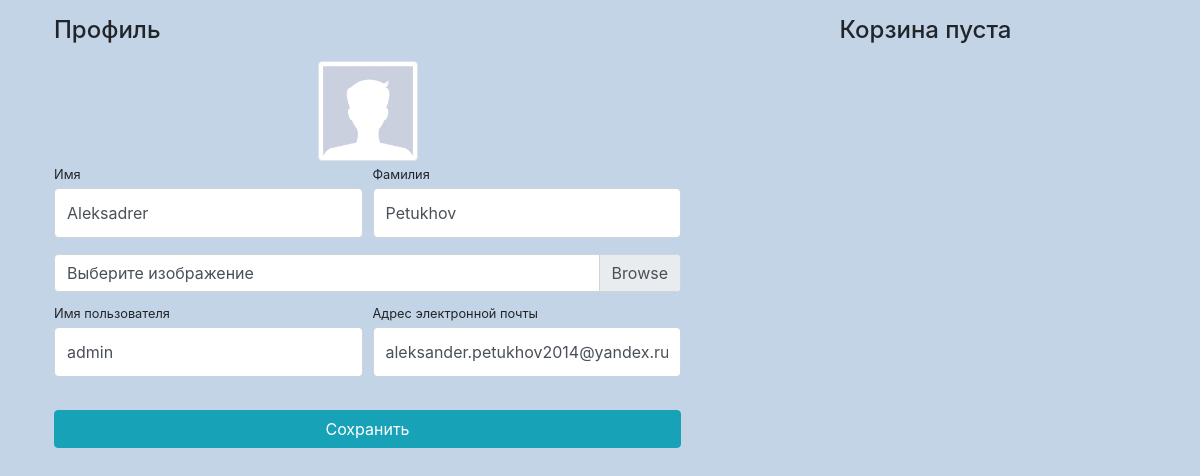
Before: /users/profile/1/ (signed in) with the older database file.
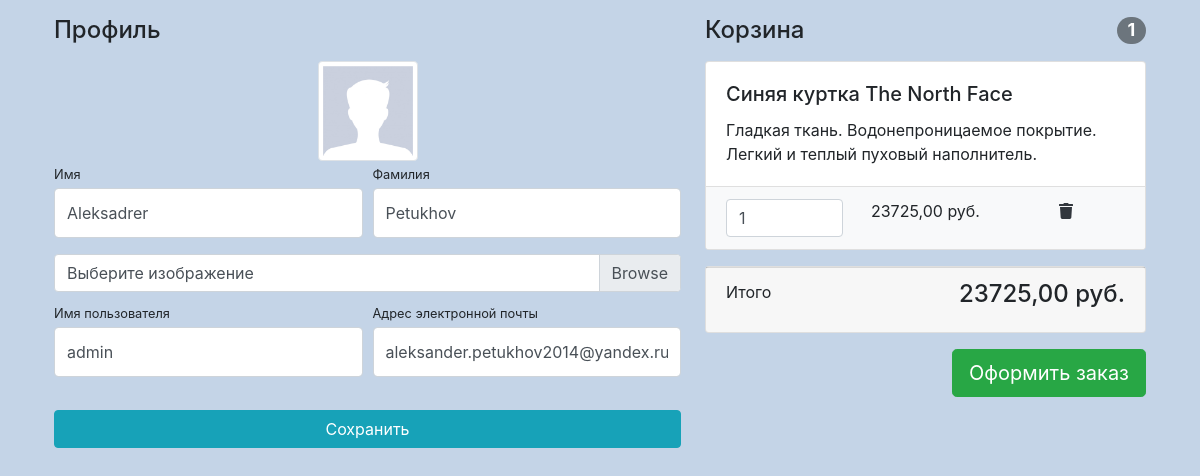
After: the same page with the newer database file.
### users/models.py (models this page shows)
class User(AbstractUser):
    image = models.ImageField(upload_to='user_images', null=True)
    is_verified = models.BooleanField(default=False)

### products/models.py (models this page shows, shortened)
class Basket(models.Model):
    user = models.ForeignKey(to=User, on_delete=models.CASCADE)
    product = models.ForeignKey(Product, on_delete=models.CASCADE)
    quantity = models.PositiveSmallIntegerField(default=0)
    created_timestamp = models.DateTimeField(auto_now_add=True)
    objects = BasketQuerySet.as_manager()
    def sum(self):
        return self.product.price * self.quantity

class Product(models.Model):
    name = models.CharField(max_length=256)
    description = models.TextField()
    price = models.DecimalField(max_digits=8, decimal_places=2)
    quantity = models.PositiveIntegerField(default=0)
    image = models.ImageField(upload_to='products_images')
    category = models.ForeignKey(ProductCategory, on_delete=models.CASCADE)
    class Meta:
        verbose_name = 'продукт'
        verbose_name_plural = 'продукты'

### users/views.py (the view, shortened to what this page needs)
class UserProfileView(TitleMixin, UpdateView):
    model = User
    form_class = UserProfileForm
    template_name = 'users/profile.html'
    title = 'Store - Профиль'
    def get_context_data(self, **kwargs: Any) -> Dict[str, Any]:
        context = super().get_context_data(**kwargs)
        context['baskets'] = Basket.objects.filter(user=self.object)
        return context

### users/forms.py
class UserProfileForm(UserChangeForm):
    first_name = forms.CharField(widget=forms.TextInput(
        attrs={'class': 'form-control py-4'}))
    last_name = forms.CharField(widget=forms.TextInput(
        attrs={'class': 'form-control py-4'}))
    image = forms.ImageField(widget=forms.TextInput(
        attrs={'class': 'custom-file-input'}), required=False)
    username = forms.CharField(widget=forms.TextInput(
        attrs={'class': 'form-control py-4'}))
    email = forms.CharField(widget=forms.TextInput(
        attrs={'class': 'form-control py-4'}))
    class Meta:
        model = User
        fields = ('first_name', 'last_name', 'image', 'username', 'email',)

### common/views.py (called while the page is built)
    def get_context_data(self, **kwargs):
        context = super(TitleMixin, self).get_context_data(**kwargs)
        context['title'] = self.title
        return context

### products/context_processors.py (called while the page is built)
def baskets(request):
    user = request.user
    return {'baskets': Basket.objects.filter(user=user) if user.is_authenticated else []}

### products/models.py (called while the page is built)
    def total_sum(self):
        return sum(basket.sum() for basket in self)

    def total_quantity(self):
        return sum(basket.quantity for basket in self)

### users/templates/users/profile.html (shortened to what this page needs)
{% extends 'users/base.html' %}
{% load static %}
{% block content %}
<div class="container">
    <div class="row">
        <div class="col-lg-7">
            <h4 class="mt-3 mb-3">Профиль</h4>
            <div class="col-lg-12 text-center">
                <img width="100" height="100"
                     src="
                     {% if user.image %}
                        {{ user.image.url }}
                     {% else %}
                        {% static 'vendor/img/users/default_avatar.jpg' %}
                     {% endif %}
                        "
                     class="img-thumbnail">
            </div>
            <form action="{% url 'users:profile' user.pk %}" method='post' enctype="multipart/form-data">
                <div class="form-row">
                    <div class="col-lg-6">
                        <div class="form-group">
                            <label class="small mb-1" for="{{form.first_name.id_for_label}}">Имя</label>
                            {{ form.first_name }}
                        </div>
                    </div>
                    <div class="col-lg-6">
                        <div class="form-group">
                            <label class="small mb-1" for="{{ form.last_name.id_for_label}}"">Фамилия</label>
                            {{ form.last_name }}
                        </div>
                    </div>
                </div>
                <div class="form-row mb-2">
                    <div class="col-lg-12">
                        <div class="custom-file">
                            <label class="custom-file-label" for="{{ form.image.id_for_label }}">Выберите изображение</label>
                        </div>
                    </div>
                </div>
                <div class="form-row">
                    <div class="col-lg-6">
                        <label class="small mb-1" for="{{ form.username.id_for_label}}">Имя пользователя</label>
                        {{ form.username }}
                    </div>
                    <div class="col-lg-6">
                        <label class="small mb-1" for="{{ form.email.id_for_label }}">Адрес электронной
                            почты</label>
                        {{ form.email }}
                    </div>
                </div>
                <div class="form-row">
                    <div class="col-lg-12" style="margin-top: 33px;">
                        <input class="btn btn-info btn-block" type="submit" value="Сохранить">
                    </div>
                </div>
            </form>
        </div>
        <div class="col-lg-5">
            {% include 'products/baskets.html' %}
        </div>
    </div>
</div>
{% endblock content %}

### users/templates/users/base.html (shortened to what this page needs)
{% load static %}
<!DOCTYPE html>
<html lang="en">
<head>
    <link href="{% static 'vendor\css\auth.css' %}" rel="stylesheet"/>
</head>
<body class="bg-primary">
<div id="layoutAuthentication">
    <div id="layoutAuthentication_content">
        {% block content %}
        {% endblock content %}
    </div>
</div>
</body>
</html>

### products/templates/products/baskets.html
{% if baskets %}
    <h4 class="mt-3 mb-3 d-flex justify-content-between align-items-center mb-3">
        Корзина <span class="badge badge-secondary badge-pill"> {{ baskets.total_quantity }} </span>
    </h4>
    {% for basket in baskets %}
    <div class="card mb-3">
        <div class="card-body">
            <h5 class="card-title"> {{ basket.product.name }} </h5>
            <p class="card-text"> {{ basket.product.description }} </p>
        </div>
        <ul class="list-group list-group-flush">
            <li class="list-group-item bg-light">
                <div class="row text-center">
                    <div class="col-lg-4">
                        <input name="basketID" type="number" class="form-control"
                            value="{{ basket.quantity }}" min="0">
                    </div>
                    <div class="col-lg-4"> {{ basket.sum }} руб.</div>
                    <div class="col-lg-4">
                        <a href="{% url 'products:basket_remove' basket.id %}">
                            <i class="fas fa-trash"></i>
                        </a>
                    </div>
                </div>
            </li>
        </ul>
    </div>
    {% endfor %}
    <div class="card mb-3">
        <div class="card-footer">
            <p class="float-left">Итого</p>
            <h4 class="float-right"> {{ baskets.total_sum }} руб.</h4>
        </div>
    </div>
    <a class="btn btn-success btn-lg float-right" href="../orders/order-create.html">
        Оформить заказ
    </a>
{% else %}
    <h4 class="mt-3 mb-3 text-center">
        Корзина пуста
    </h4>
{% endif %}

Changed rows visible on the page:
added Basket: total_quantity "1", product.name "Синяя куртка The North Face", product.description "Гладкая ткань. Водонепроницаемое покрытие. Легкий и теплый пуховый наполнитель.", basketID "1", sum "23725,00", total_sum "23725,00"
Other visible differences:
text no longer shown: "Корзина пуста"
text now shown: "Корзина Итого руб. Оформить заказ"
